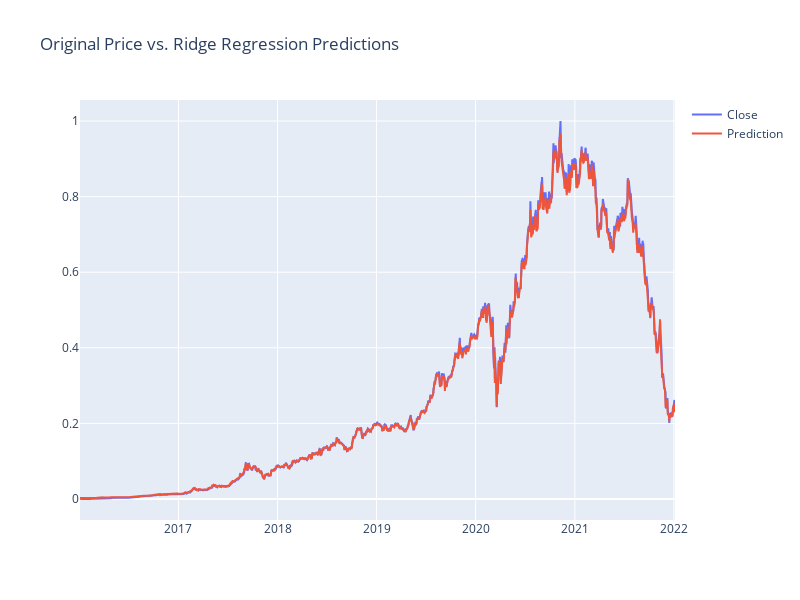

Write notebook code for a chart like this one.
### Code cell
# Price predicting
predicted_price = model.predict(X)

# add the predicted values into a list
Predicted = []
for i in predicted_price:
    Predicted.append(i[0])

# Append the close values to the list
close = []
for i in scaled_df:
    close.append(i[0])

df_predicted = mglu3_df[['Date']]

df_predicted['Close'] = close

df_predicted['Prediction'] = Predicted

# plotting the data
interactive_plot(df_predicted, 'Original Price vs. Ridge Regression Predictions')

### Figure 1 — Plotly figure (JSON) as saved in the notebook; plotly's stock layout.template omitted (floating-point values rounded to 4 significant figures; data arrays with more than 128 entries replaced by an {"elided": "..."} marker saying what was removed)
{"data": [{"name": "Close", "type": "scatter", "x": {"elided": "1495 str values"}, "y": {"elided": "1495 float values"}}, {"name": "Prediction", "type": "scatter", "x": {"elided": "1495 str values"}, "y": {"elided": "1495 float values"}}], "layout": {"height": 600, "legend": {"tracegroupgap": 0}, "title": {"text": "Original Price vs. Ridge Regression Predictions"}, "width": 800, "xaxis": {"anchor": "y", "autorange": true, "domain": [0, 1], "range": ["2016-01-04", "2022-01-05"], "type": "date"}, "yaxis": {"anchor": "x", "autorange": true, "domain": [0, 1], "range": [-0.05556, 1.056], "type": "linear"}}}
